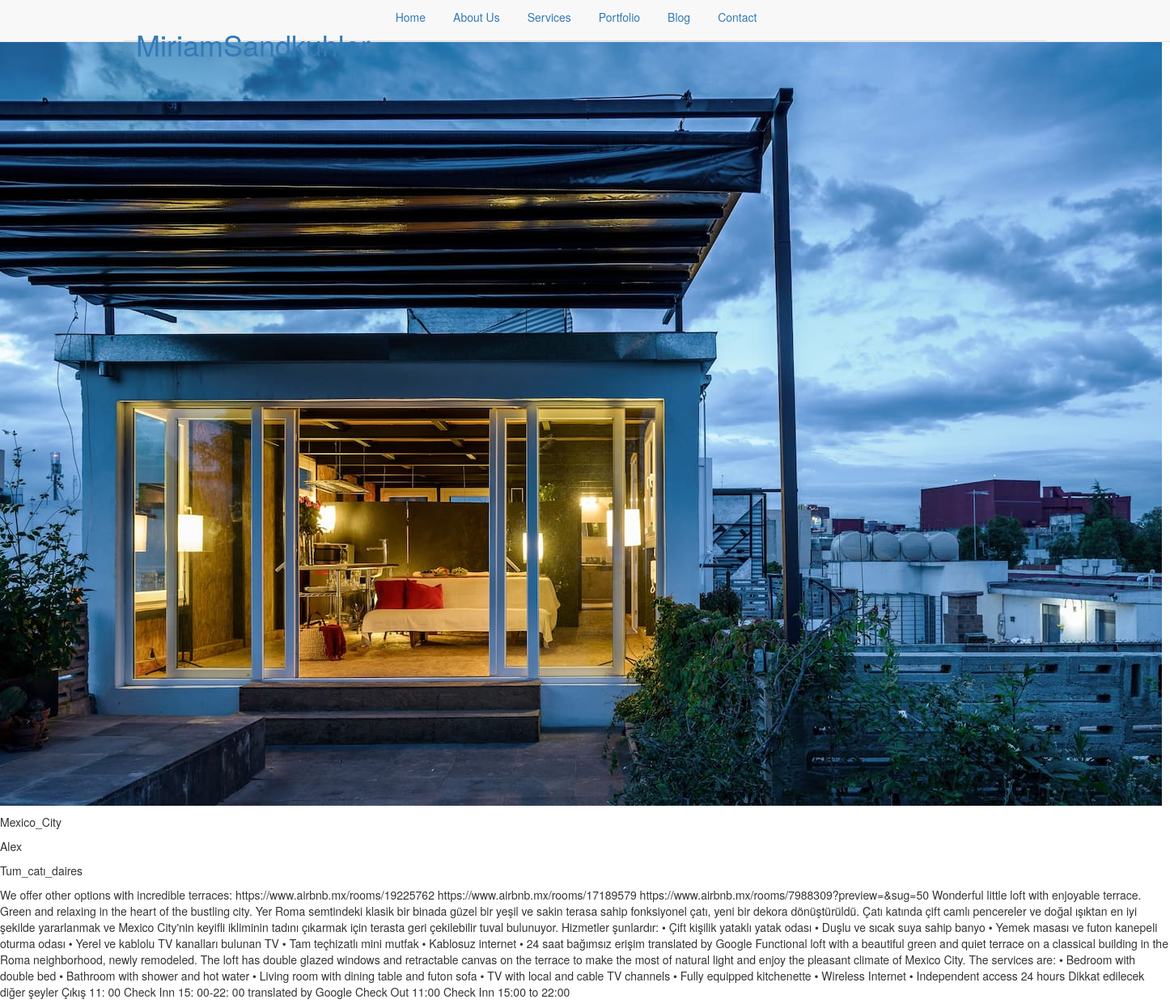
The app's page /Houses/Apartment_with_green_terrace_in_Roma_Norte/ with its own data.
### houses/models.py (models this page shows, shortened)
class Houses(models.Model):
	owner = models.CharField(max_length=250)
	house_name  = models.CharField(max_length=500)
	country = models.CharField(max_length=500)
	genre = models.CharField(max_length=100)
	thumb = models.ImageField(default="default.png")
	body = models.TextField(default=None)

### houses/views.py (the view)
# urls.py: re_path(r'^(?P<house_name>[\w-]+)/$', views.house_detail, name='detail'),
def house_detail(request,house_name):
	house = Houses.objects.get(house_name=house_name)
	return render(request, 'detail2.html',{'house':house})

### templates/detail2.html (shortened to what this page needs)
{% extends 'detail.html' %}
{% block content %}
<div class="house-detail">
    <div class="house">
    <img src="{{house.thumb.url}}"/>
        <p>{{house.country}}</p>
        <p>{{house.owner}}</p>
        <p>{{house.genre}}</p>
        <p>{{house.body}}</p>
    </div>
</div>
{% endblock %}

### records on screen
Houses: thumb (picture), country "Mexico_City", owner "Alex", genre "Tum_catı_daires", body "We offer other options with incredible terraces: https://www.airbnb.mx/rooms/19225762 https://www.airbnb.mx/rooms/17189579 https://www.airbnb.mx/rooms/7988309?preview=&sug=50 Wonderful little loft with enjoyable terrace. Green and relaxing in the heart of the bustling city. Yer Roma semtindeki klasik bir binada güzel bir yeşil ve sakin terasa sahip fonksiyonel çatı, yeni bir dekora dönüştürüldü. Çatı katında çift camlı pencereler ve doğal ışıktan en iyi şekilde yararlanmak ve Mexico City'nin keyifli ikliminin tadını çıkarmak için terasta geri çekilebilir tuval bulunuyor. Hizmetler şunlardır: • Çift kişilik yataklı yatak odası • Duşlu ve sıcak suya sahip banyo • Yemek masası ve futon…"
